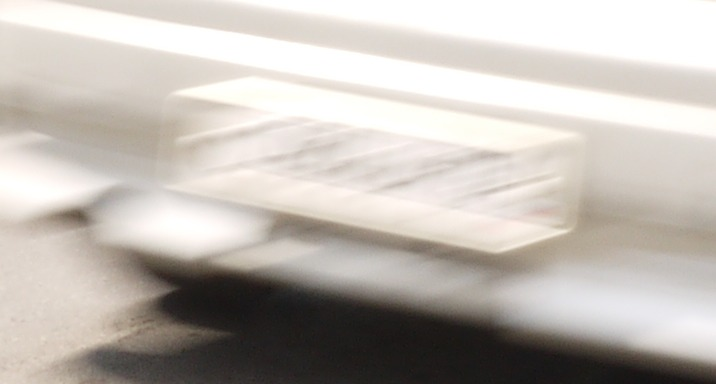
#> input picture tp_6/out_of_focus_image.jpeg, 716 x 384 px
$ jupyter execute ejercicio_6.ipynb
#> lines starting #> are read from the running program, lines starting #| are printed output that depends on the picture; after the words box and inside, x2 and y2 are one past the last pixel; in counts of white or black regions, pixels touching at a corner belong together
[cell 1]
import cv2
import numpy as np
import matplotlib.pyplot as plt

# restauración fuera de foco

[cell 2]
def calc_psf(shape, R):
    """Calcula PSF para desenfoque circular (out-of-focus)"""
    h = np.zeros(shape, dtype=np.float32)
    center = (shape[1]//2, shape[0]//2)
    cv2.circle(h, center, R, 1, -1)
    h = h / np.sum(h)
    return h

def fftshift(img):
    """fftshift para imágenes"""
    return np.fft.fftshift(img)

def ifftshift(img):
    """ifftshift para imágenes"""
    return np.fft.ifftshift(img)

def dft(img):
    """Transformada de Fourier 2D (como en C++)"""
    return np.fft.fft2(img)

def idft(freq):
    """Transformada inversa de Fourier 2D"""
    return np.fft.ifft2(freq)

def filter2dfreq(img, H):
    """Filtrado en frecuencia (como filter2DFreq de C++)"""
    # DFT de la imagen
    G = dft(img)

    # Multiplicación en frecuencia (producto elemento por elemento)
    G_filtered = G * H

    # IDFT
    result = idft(G_filtered)

    return np.real(result)

def calc_wnr_filter(psf, nsr):
    """Calcula filtro Wiener (como calcWnrFilter de C++)"""
    # Aplicar fftshift al PSF
    psf_shifted = fftshift(psf)

    # DFT del PSF
    H = dft(psf_shifted)

    # |H|^2
    H_abs2 = np.abs(H)**2

    # Filtro Wiener: H_conj / (|H|^2 + nsr)
    H_conj = np.conj(H)
    wiener = H_conj / (H_abs2 + nsr)

    return wiener

def wiener_filter_out_of_focus(img, R, snr):
    """
    Implementación correcta del filtro Wiener para desenfoque circular
    Basada en el código C++ proporcionado
    """
    # Asegurar dimensiones pares (como en C++)
    rows, cols = img.shape
    rows_even = rows if rows % 2 == 0 else rows - 1
    cols_even = cols if cols % 2 == 0 else cols - 1

    if rows != rows_even or cols != cols_even:
        img = img[:rows_even, :cols_even]

    # Calcular PSF
    psf = calc_psf(img.shape, R)

    # Calcular SNR en el formato correcto
    nsr = 1.0 / snr  # En C++: 1.0/double(snr)

    # Calcular filtro Wiener
    Hw = calc_wnr_filter(psf, nsr)

    # Aplicar filtro
    img_restored = filter2dfreq(img, Hw)

    # Normalizar a [0, 255]
    img_restored = np.clip(img_restored, 0, None)
    img_restored = cv2.normalize(img_restored, None, 0, 255, cv2.NORM_MINMAX)
    img_restored = img_restored.astype(np.uint8)

    return img_restored, Hw, psf

def visualizar_wiener(img_blurred, R, snr):
    """Visualización de resultados"""
    img_restored, Hw, psf = wiener_filter_out_of_focus(img_blurred, R, snr)

    plt.figure(figsize=(15, 5))

    # Original borrosa
    plt.subplot(1, 3, 1)
    plt.title(f'Imagen Borrosa (R={R})')
    plt.imshow(img_blurred, cmap='gray')
    plt.axis('off')

    # Restaurada
    plt.subplot(1, 3, 2)
    plt.title(f'Restaurada Wiener (SNR={snr})')
    plt.imshow(img_restored, cmap='gray')
    plt.axis('off')

    # PSF
    plt.subplot(1, 3, 3)
    plt.title('PSF (Point Spread Function)')
    plt.imshow(psf, cmap='hot')
    plt.colorbar()
    plt.axis('off')

    plt.tight_layout()
    plt.show()

    return img_restored

# Ejemplo de uso:
img = cv2.imread('out_of_focus_image.jpeg', cv2.IMREAD_GRAYSCALE)
#> img: shape (384, 716); min 19, max 255, mean 187.4
img_restored = visualizar_wiener(img, R=53, snr=5200)
#> in calc_psf, `cv2.circle(h, center, R, 1, -1)`:
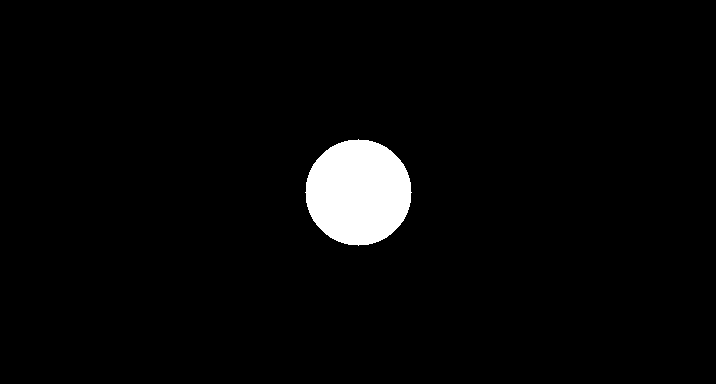
#> h: shape (384, 716) float32; values 0 (black) and 1 (white), 3.2% white; 1 white region, box (x1, y1, x2, y2) and area: (305, 139, 412, 246) 8809
#> in calc_wnr_filter, `H = dft(psf_shifted)`: psf_shifted: shape (384, 716) float32; values 0 (black) and 0.000114 (white), 3.2% white; 4 white regions, box (x1, y1, x2, y2) and area: (0, 0, 54, 54) 2256, (663, 0, 716, 53) 2202, (0, 331, 53, 384) 2202, (664, 332, 716, 384) 2149
#> in filter2dfreq, `return np.real(result)`:
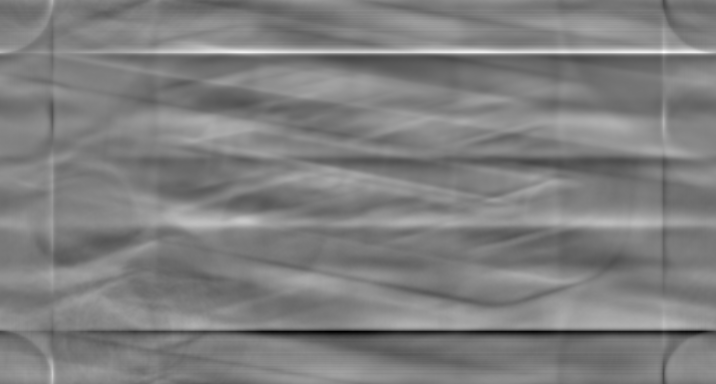
#> returned value: shape (384, 716) float64; min -3469.7, max 3858.4, mean 187.4; drawn with min black and max white
#> in wiener_filter_out_of_focus, `img_restored = np.clip(img_restored, 0, None)`:
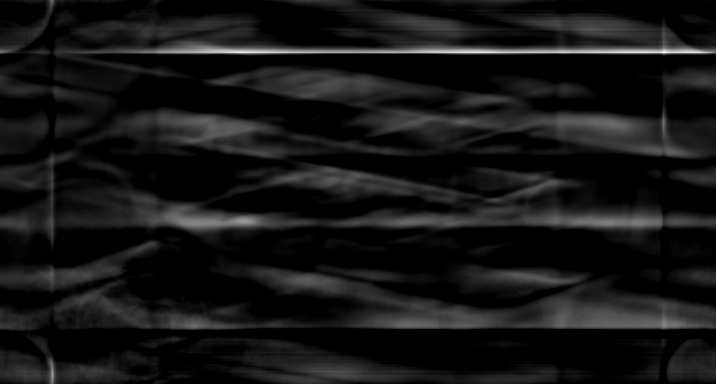
#> img_restored: shape (384, 716) float64; min 0, max 3858.4, mean 324; drawn with min black and max white
#> in visualizar_wiener, `plt.show()`:
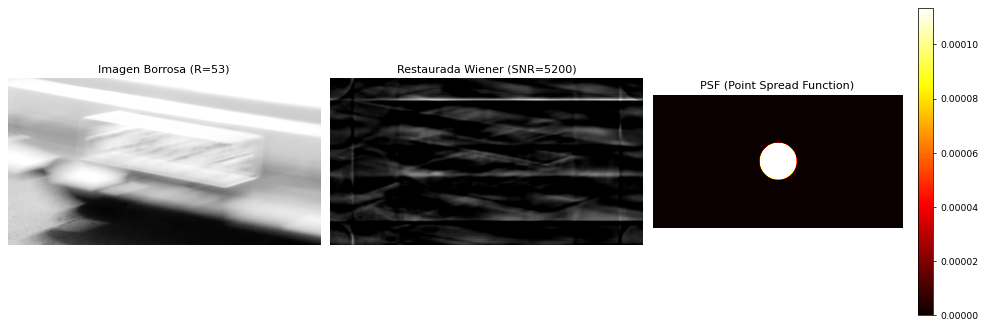
#> figure drawn by matplotlib, 4 panels

catastrofe

# restauración por desenfoque de movimiento

[cell 3]
def calc_psf_motion(filter_size: tuple, length: int, theta: float) -> np.ndarray:
    """
    Calcula la PSF para desenfoque de movimiento lineal (Motion Blur)
    tal como lo hacía el código original de C++.
    """
    h = np.zeros(filter_size, dtype=np.float32)
    point = (filter_size[1] // 2, filter_size[0] // 2)

    # Dibujar la línea de desenfoque usando una elipse rellena
    cv2.ellipse(
        h,
        point,
        (0, int(np.round(length / 2.0))),
        90.0 - theta,
        0,
        360,
        255,
        -1  # -1 equivale a FILLED
    )

    summa = np.sum(h)
    return h / summa if summa > 0 else h

def filter_2d_freq(img: np.ndarray, H: np.ndarray) -> np.ndarray:
    """Aplica el filtro en el dominio de la frecuencia mediante la DFT."""
    complex_i = cv2.dft(np.float32(img), flags=cv2.DFT_COMPLEX_OUTPUT)

    # Preparar el filtro complejo Hw
    planes_h = [np.float32(H), np.zeros_like(H, dtype=np.float32)]
    complex_h = cv2.merge(planes_h)

    # Multiplicación espectral
    complex_ih = cv2.mulSpectrums(complex_i, complex_h, 0)

    # Antitransformada
    img_out = cv2.idft(complex_ih, flags=cv2.DFT_SCALE)
    return cv2.split(img_out)[0]

def calc_wnr_filter(input_h_psf: np.ndarray, nsr: float) -> np.ndarray:
    """Calcula el filtro de restauración de Wiener (G)."""
    h_psf_shifted = np.fft.fftshift(input_h_psf)

    planes = [np.float32(h_psf_shifted), np.zeros_like(h_psf_shifted, dtype=np.float32)]
    complex_i = cv2.dft(cv2.merge(planes))
    planes_dft = cv2.split(complex_i)

    # Denominador: |H|^2 + NSR
    denom = np.abs(planes_dft[0]) ** 2 + nsr
    return cv2.divide(planes_dft[0], denom)

def edgetaper(img: np.ndarray, gamma: float = 5.0, beta: float = 0.2) -> np.ndarray:
    """Suaviza los bordes para mitigar artefactos cíclicos."""
    ny, nx = img.shape
    x = np.linspace(-np.pi, np.pi, nx, dtype=np.float32)
    w1 = 0.5 * (np.tanh((x + gamma / 2) / beta) - np.tanh((x - gamma / 2) / beta))

    y = np.linspace(-np.pi, np.pi, ny, dtype=np.float32)
    w2 = 0.5 * (np.tanh((y + gamma / 2) / beta) - np.tanh((y - gamma / 2) / beta))

    w = np.outer(w2, w1)
    return img * w

[cell 4]
# =====================================================================
# CONFIGURACIÓN CON TUS PARÁMETROS EXACTOS
# =====================================================================
RUTA_IMAGEN = 'movimiento.jfif'
LEN = 125
THETA = 0.0
SNR = 700

# =====================================================================
# PIPELINE DE PROCESAMIENTO
# =====================================================================

# 1. Cargar imagen en escala de grises
img_raw = cv2.imread(RUTA_IMAGEN, cv2.IMREAD_GRAYSCALE)
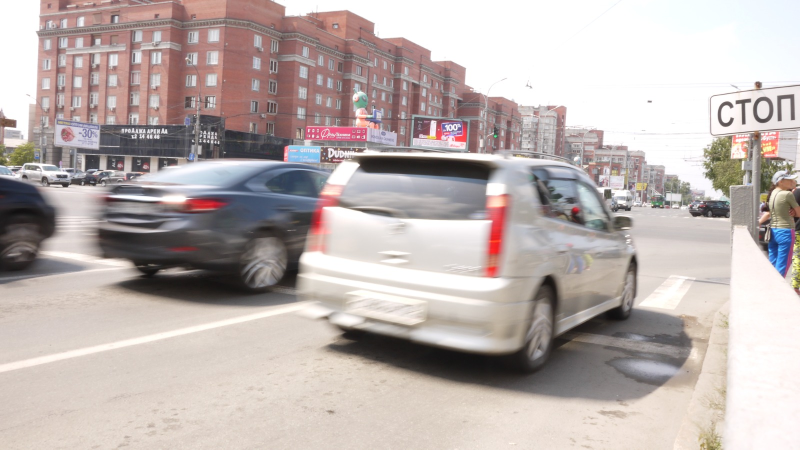
#> input picture tp_6/movimiento.jfif, 1600 x 899 px (shown at 1/2 size)
#> img_raw: shape (899, 1600); min 15, max 255, mean 180.7

if img_raw is None:
    print(f"Error: No se pudo cargar la imagen '{RUTA_IMAGEN}'. Asegúrate de que esté en la misma carpeta.")
else:
    # 2. Forzar dimensiones pares (C++: cols & -2)
    h_par, w_par = img_raw.shape[0] & -2, img_raw.shape[1] & -2
#> h_par = 898; w_par = 1600
    img_in = img_raw[0:h_par, 0:w_par]
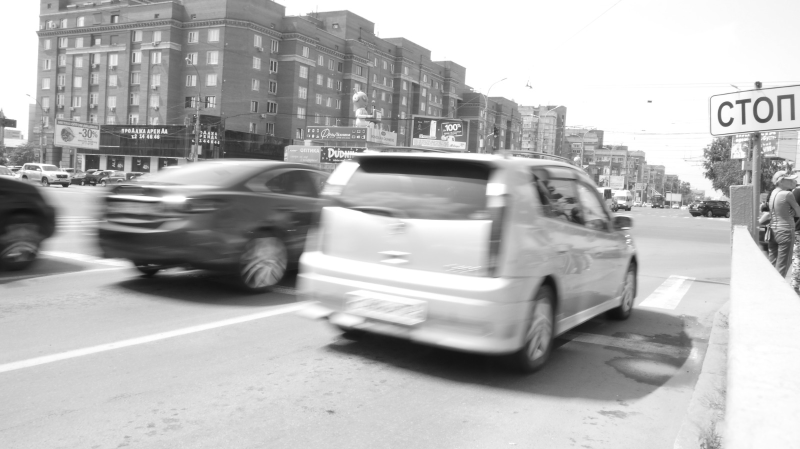
#> img_in: shape (898, 1600) (shown at 1/2 size); min 15, max 255, mean 180.7
    img_in_float = np.float32(img_in)

    # 3. Aplicar Edgetaper para limpiar bordes antes de la FFT
    img_tapered = edgetaper(img_in_float)
#> in edgetaper, `return img * w`:
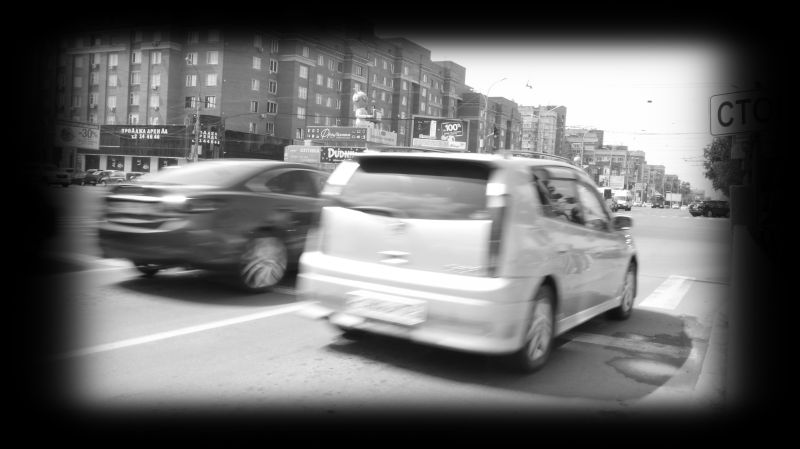
#> returned value: shape (898, 1600) float32 (shown at 1/2 size); min 0.00056, max 255, mean 105.7

    # 4. Calcular la PSF de Movimiento (Línea horizontal por THETA=0)
    h = calc_psf_motion(img_tapered.shape, LEN, THETA)
#> in calc_psf_motion, `cv2.ellipse( h, point, (0, int(np.round(length / 2.0))), 90.0 - theta,..`:
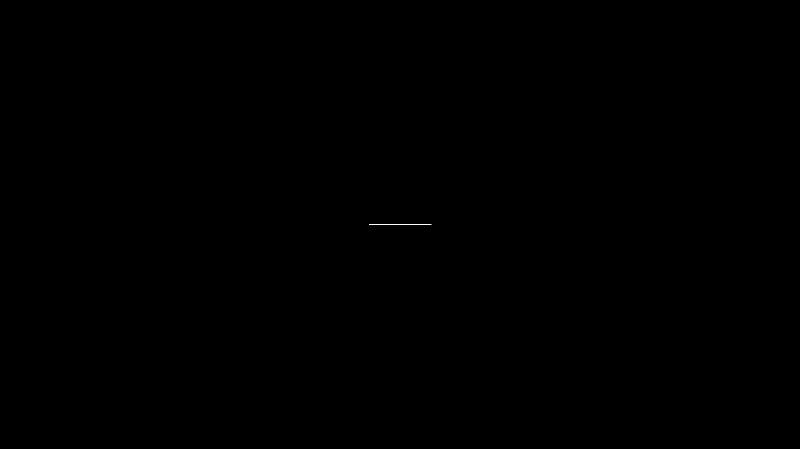
#> h: shape (898, 1600) float32 (shown at 1/2 size); 0.01% white in thin lines or dots, all inside (x1, y1, x2, y2) = (738, 449, 863, 450)

    # 5. Calcular Filtro de Wiener
    nsr = 1.0 / float(SNR)
    Hw = calc_wnr_filter(h, nsr)
#> in calc_wnr_filter, `planes = [np.float32(h_psf_shifted), np.zeros_like(h_psf_shifted, dtyp..`: h_psf_shifted: shape (898, 1600) float32; values 0 (black) and 0.008 (white), 0.01% white in thin lines or dots, all inside (x1, y1, x2, y2) = (0, 0, 1600, 1)

    # 6. Filtrar en frecuencia y normalizar
    img_out = filter_2d_freq(img_tapered, Hw)
#> in filter_2d_freq, `planes_h = [np.float32(H), np.zeros_like(H, dtype=np.float32)]`:
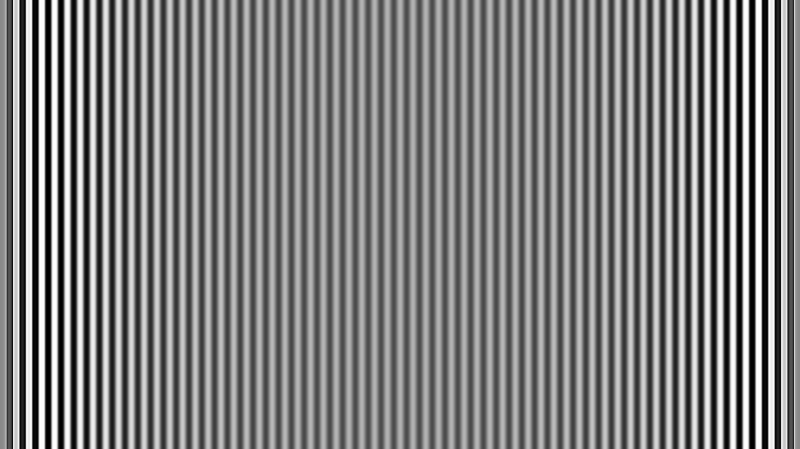
#> H: shape (898, 1600) float32 (shown at 1/2 size); min -13.23, max 13.23, mean -0.00354; drawn with min black and max white
#> in filter_2d_freq, `return cv2.split(img_out)[0]`:
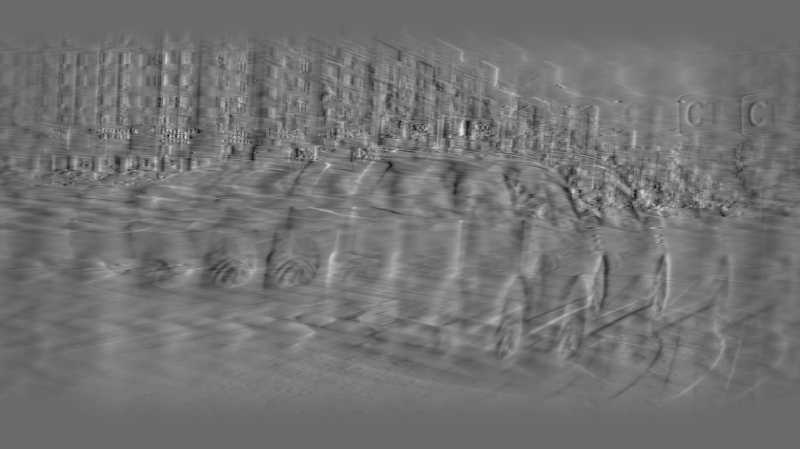
#> returned value: shape (898, 1600) float32 (shown at 1/2 size); min -1320.5, max 1853.9, mean 105.6; drawn with min black and max white
    img_out = cv2.normalize(img_out, None, 0, 255, cv2.NORM_MINMAX)
    img_restaurada = np.uint8(img_out)

    # =====================================================================
    # VISUALIZACIÓN DE RESULTADOS
    # =====================================================================
    plt.figure(figsize=(16, 8))

    # Imagen Original
    plt.subplot(1, 2, 1)
    plt.title("Imagen Original")
    plt.imshow(img_in, cmap='gray')
    plt.axis('off')

    # Imagen Restaurada
    plt.subplot(1, 2, 2)
    plt.title(f"Restauración Wiener (Movimiento Linear)\n(LEN={LEN}, THETA={THETA}°, SNR={SNR})")
    plt.imshow(img_restaurada, cmap='gray')
    plt.axis('off')

    plt.tight_layout()
    plt.show()
